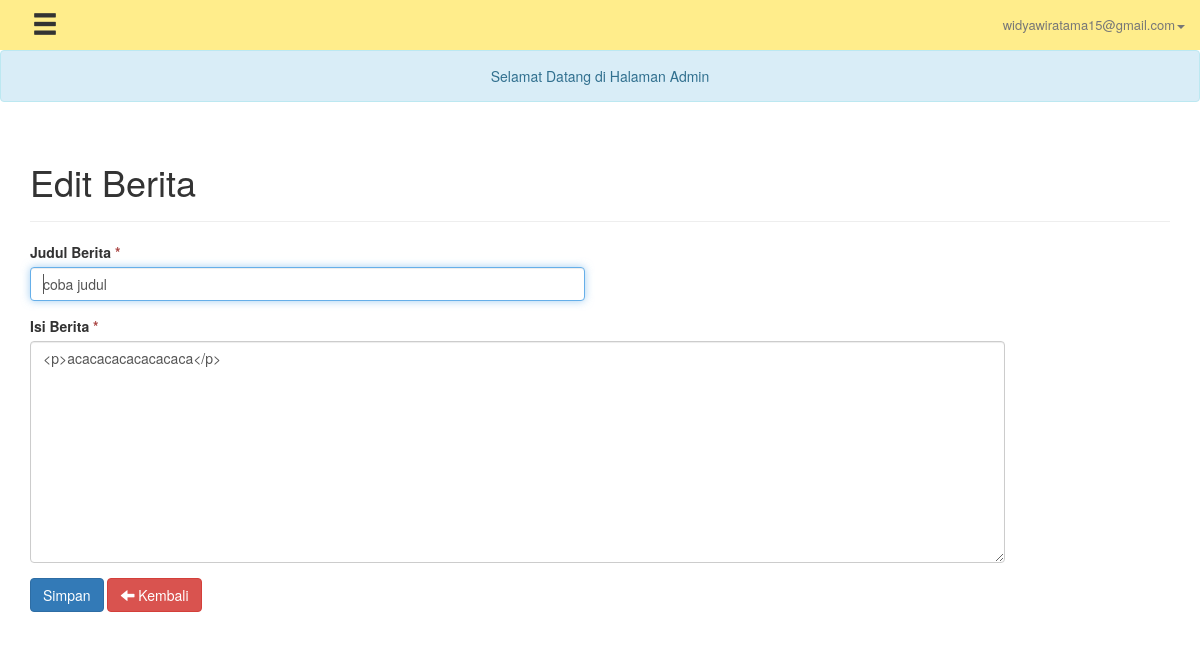
The page /admin-berita-edit.php?id_berita=63 (signed in) on the database its author committed.
### tables this page shows
CREATE TABLE `akun` (
  `id` int(11) NOT NULL,
  `level` enum('Admin','User') NOT NULL DEFAULT 'User',
  `username` varchar(40) NOT NULL,
  `email` varchar(100) NOT NULL,
  `password` varchar(40) NOT NULL
);

CREATE TABLE `tb_berita` (
  `id_berita` int(11) NOT NULL,
  `id` int(11) NOT NULL,
  `judul_berita` varchar(200) NOT NULL,
  `berita` text NOT NULL,
  `tgl_berita` datetime NOT NULL
);

### admin-berita-edit.php (the view, shortened to what this page needs)
<?php
	require_once 'header-admin.php';
	$id_berita = @$_GET['id_berita'];
	$stmt = $conn->prepare('SELECT * FROM tb_berita WHERE id_berita = :id_berita');
	$stmt->execute([
		':id_berita'=>$id_berita
	]);
	$user = $stmt->fetch(PDO::FETCH_LAZY);
?>
<div class="container">
	<div class="page-header">
    <h1>Edit Berita</h1>
	</div>
	<div class="row">
		<div class="col-sm-6">
			<form action="admin-berita-edit.php" method="POST">
				<div class="form-group">
				    <label>Judul Berita <span class="text-danger">*</span></label>
				    <input class="form-control" type="text" name="judul_berita" value="<?php echo $user->judul_berita;?>"/ autofocus required>
				</div>
				<div class="form-group">
				    <label>Isi Berita <span class="text-danger">*</span></label>
				    <textarea class="form-control" name="berita" autofocus required><?php echo $user->berita;?></textarea>
				</div>
				<input type="submit" name="posting" class="btn btn-primary" value="Simpan">
				<a class="btn btn-danger" href="admin-berita.php"><span class="glyphicon glyphicon-arrow-left"></span> Kembali</a>
			</form>
		</div>
	</div>
</div>

### header-admin.php (shortened to what this page needs)
<?php
require ('libs/init.php');
require_once ('libs/Connection.php');
$stmt = $conn->prepare('SELECT * FROM akun WHERE id = :id');
$stmt->execute([
	':id'=>$_SESSION['id']
]);
$user = $stmt->fetch(PDO::FETCH_OBJ);
?>
<!DOCTYPE>
<html>
<head>
    <link href="css/bootstrap.min.css" rel="stylesheet">
    <link href="css/css-dashboard.css" rel="stylesheet">
    <link href="css/bootstrap-tagsinput.css" rel="stylesheet">
        <link rel="stylesheet" href="css/jquery.datetimepicker.css">
</head>
<body>
    <nav class="navbar-default">
        <div class="container-fluid">
            <button type="button" class="btn btn-default btn-lg" onclick="openNav()">
            <span class="glyphicon glyphicon-menu-hamburger" aria-hidden="true"></span>
            </button>
            <ul class="nav navbar-nav navbar-right">
                <li class="dropdown">
                  <a href="#" class="dropdown-toggle" data-toggle="dropdown"><?= $user->email?><span class="caret"></span></a>
                </li>
            </ul>
        </div>
    </nav>
    <div>
    </div>

### css/css-dashboard.css (style rules this page uses)
li { background-color: #FFED8B; }
.navbar-nav > li > a { color: #777; font-size: 13px; }
.navbar-default { background-color: #FFED8B; border-color: #e7e7e7; }
textarea.form-control { width: 975px; height: 222px; }
.btn-lg { padding: 10px 16px; font-size: 26px; line-height: 0; border-radius: 6px; }
.btn-default { color: #333; background-color: transparent; border-color: transparent; }

### rows shown on the page
akun: email "widyawiratama15@gmail.com"
tb_berita: judul_berita "coba judul", berita "<p>acacacacacacacaca</p>"

### other values the page prints
$err "Selamat Datang di Halaman Admin"
